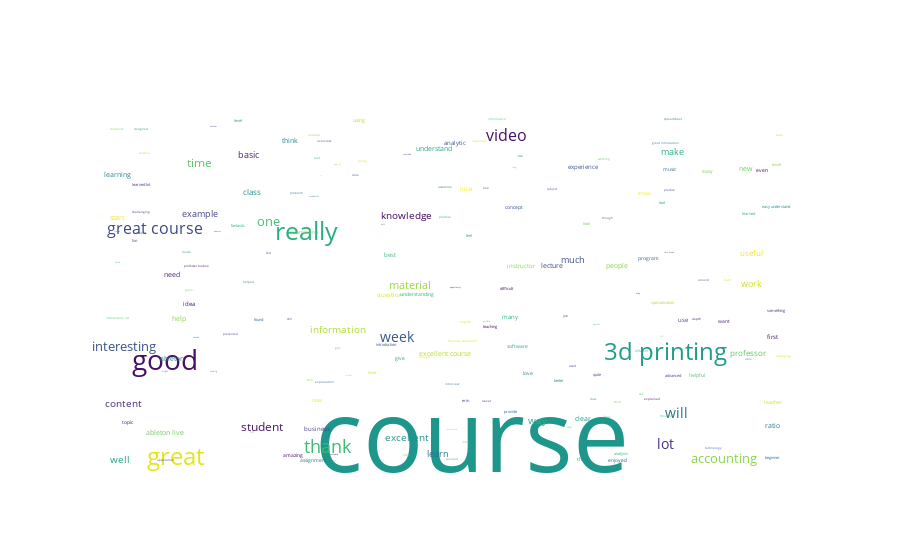

The code cell stored with this chart in its notebook:
### Code cell
from plotly.offline import init_notebook_mode, iplot

def plotly_wordcloud(text):
    wc = WordCloud(stopwords = set(STOPWORDS),
                   max_words = 200,
                   max_font_size = 100)
    wc.generate(text)
    
    word_list=[]
    freq_list=[]
    fontsize_list=[]
    position_list=[]
    orientation_list=[]
    color_list=[]

    for (word, freq), fontsize, position, orientation, color in wc.layout_:
        word_list.append(word)
        freq_list.append(freq)
        fontsize_list.append(fontsize)
        position_list.append(position)
        orientation_list.append(orientation)
        color_list.append(color)
        
    # get the positions
    x=[]
    y=[]
    for i in position_list:
        x.append(i[0])
        y.append(i[1])
            
    # get the relative occurence frequencies
    new_freq_list = []
    for i in freq_list:
        new_freq_list.append(i*100)
    new_freq_list
    
    trace = go.Scatter(x=x, 
                       y=y, 
                       textfont = dict(size=new_freq_list,
                                       color=color_list),
                       hoverinfo='text',
                       hovertext=['{0}{1}'.format(w, f) for w, f in zip(word_list, freq_list)],
                       mode="text",  
                       text=word_list
                      )
    
    layout = go.Layout(
                       xaxis=dict(showgrid=False, 
                                  showticklabels=False,
                                  zeroline=False,
                                  automargin=True),
                       yaxis=dict(showgrid=False,
                                  showticklabels=False,
                                  zeroline=False,
                                  automargin=True)
                      )
    
    fig = go.Figure(data=[trace], layout=layout) 
    return fig

init_notebook_mode(connected=True)
iplot(plotly_wordcloud(comment_words))

### Figure 1 — Plotly figure (JSON) as saved in the notebook; plotly's stock layout.template omitted (floating-point values rounded to 4 significant figures; data arrays with more than 128 entries replaced by an {"elided": "..."} marker saying what was removed)
{"data": [{"hoverinfo": "text", "hovertext": {"elided": "185 str values"}, "mode": "text", "text": {"elided": "185 str values"}, "textfont": {"color": {"elided": "185 str values"}, "size": {"elided": "185 float values"}}, "type": "scatter", "uid": "0dc316ef-279a-4d6e-8730-b55da8abbd37", "x": {"elided": "185 int values"}, "y": {"elided": "185 int values"}}], "layout": {"xaxis": {"automargin": true, "showgrid": false, "showticklabels": false, "zeroline": false}, "yaxis": {"automargin": true, "showgrid": false, "showticklabels": false, "zeroline": false}}}
